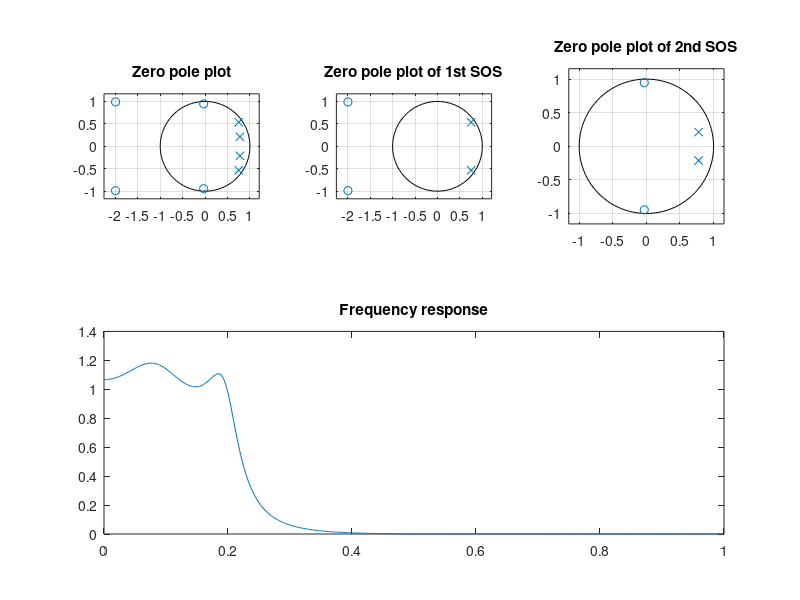

Recreate this plot in MATLAB.
b=[0.0018,0.0073,0.011,0.007,0.008];
a=[1,-3.0544,3.8291,-2.2925,0.55072];
[z,p,k]=tf2zp(b,a);

subplot(2,3,1),zplane(z,p),title('Zero pole plot');
[s,g]=tf2sos(b,a);
subplot(2,3,2),zplane(s(1,1:3),s(1,4:6)),title('Zero pole plot of 1st SOS');
subplot(2,3,3),zplane(s(2,1:3),s(2,4:6)),title('Zero pole plot of 2nd SOS');
[h,w]=freqz(b,a);
subplot(2,3,[4,5,6]),plot(w/pi,abs(h)),title('Frequency response');


